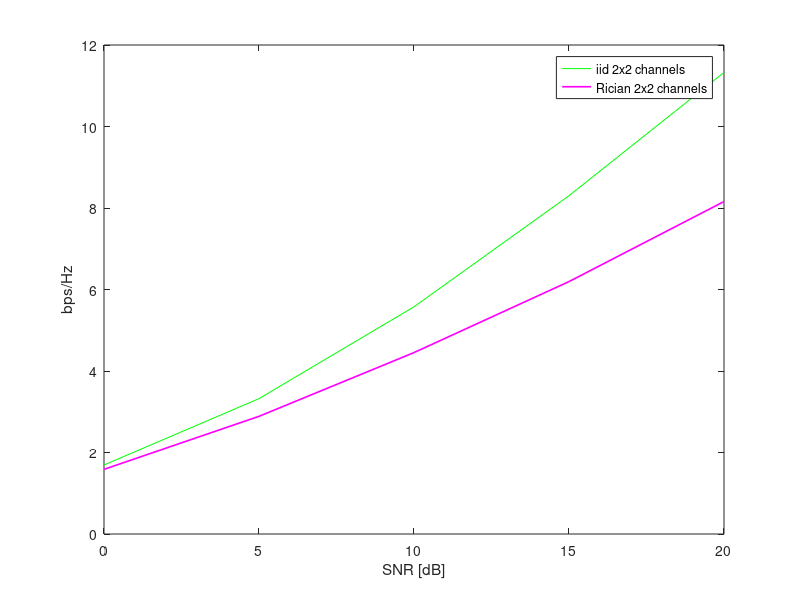

Here is the MATLAB script that generated this plot:

clc
clear all
close all
SNR_dB=[0:5:20];  SNR_linear=10.^(SNR_dB/10);
N_iter=1000;  N_SNR=length(SNR_dB);
nT=2;  nR=2;  n=min(nT,nR);  I = eye(n);  sq2=sqrt(0.5);
K_dB=20;
K=10^(K_dB/10);
H_bar=ones(nR,nT);
% H_bar(1,2,:)=-1;
C_22_iid=zeros(1,N_SNR);  C_22_ric=zeros(1,N_SNR);
for iter=1:N_iter
   H_w = sq2*(randn(nR,nT)+j*randn(nR,nT));
   H_los = sqrt(K/(K+1)).*H_bar + sqrt(1/(K+1)).*H_w;
   tmp1 = H_w'*H_w/nT;  tmp2 = H_los'*H_los/nT;
   for i=1:N_SNR
      C_22_iid(i) = C_22_iid(i) + log2(det(I+SNR_linear(i)*tmp1));
      C_22_ric(i) = C_22_ric(i) + log2(det(I+SNR_linear(i)*tmp2));
   end
end
C_22_iid = real(C_22_iid)/N_iter;  C_22_ric = real(C_22_ric)/N_iter;
plot(SNR_dB,C_22_iid,'-g', SNR_dB,C_22_ric,'-m','LineWidth',1.2);
xlabel('SNR [dB]'); ylabel('bps/Hz');
legend('iid 2x2 channels','Rician 2x2 channels');